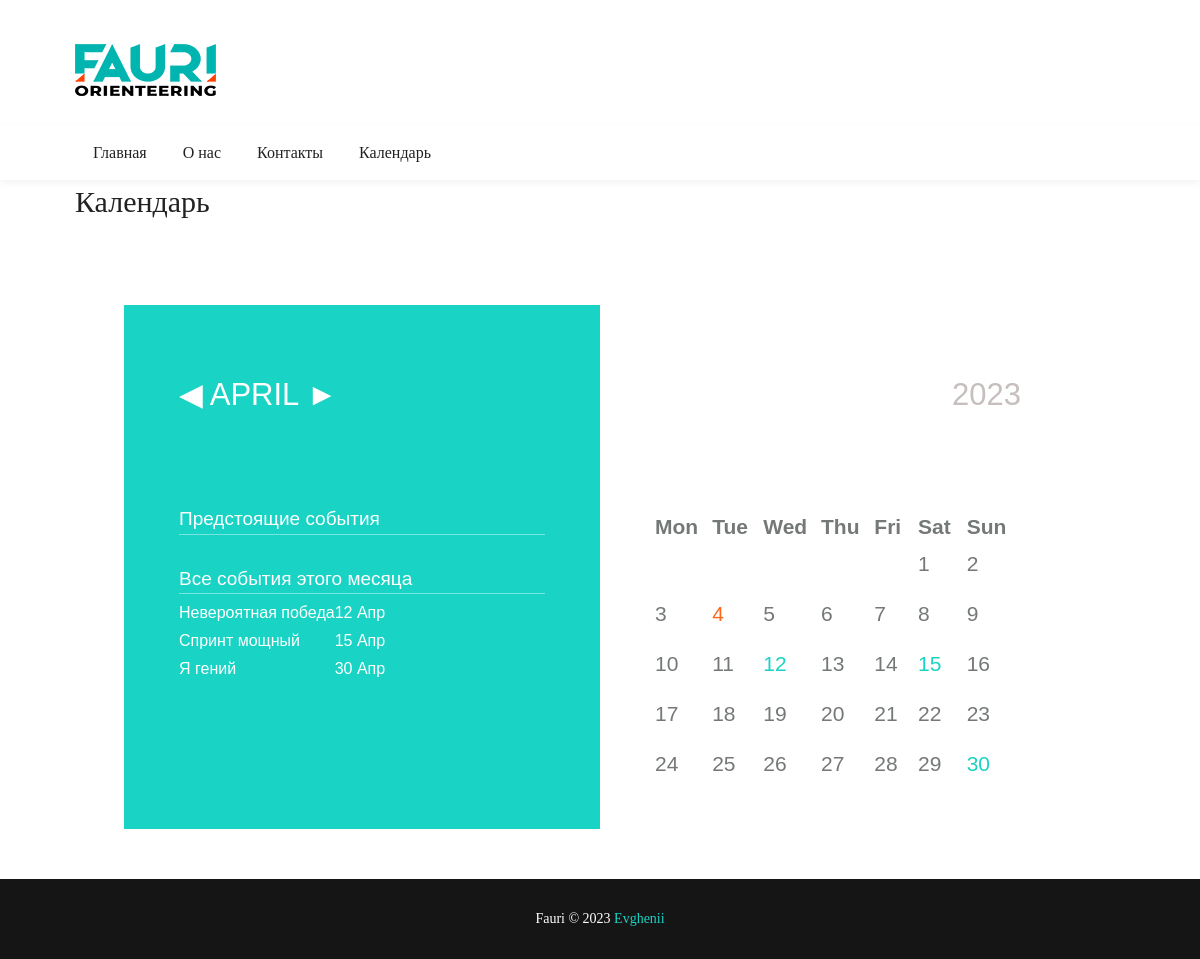
Page /calendars/?day__gte=2023-04-01 on the committed database.
### store/models.py (models this page shows, shortened)
class Event(models.Model):
    id = models.AutoField(primary_key=True)
    header = models.TextField(u'Заголовок', help_text=u'Обязательное поле', max_length=25)
    author = models.CharField(u'Автор новости', help_text=u'Обязательное поле', max_length=25, default='fauri')
    image = models.ImageField(u'Картинка', help_text=u'Обязательное поле', upload_to='media/')
    description = models.TextField(u'Описание', default="")
    day = models.DateField(u'Дата события', blank=True, null=True)
    start_time = models.TimeField(u'Время начала события', blank=True, null=True)
    end_time = models.TimeField(u'Время конца события ', help_text=u'Хотя бы примерное)', blank=True, null=True)
    creation_day = models.DateField(u'Дата создания ', help_text=u'Обязательное поле', default=datetime.date.today)
    class Meta:
        verbose_name = u'Событие'
        verbose_name_plural = u'События'

### store/views.py (the view)
# urls.py: path('calendars/', views.calendars, name='calendars'),
def calendars(request, extra_context=None):
    after_day = request.GET.get('day__gte', None)
    extra_context = extra_context or {}
    if not after_day:
        d = datetime.date.today()
    else:
        try:
            split_after_day = after_day.split('-')
            d = datetime.date(year=int(split_after_day[0]), month=int(split_after_day[1]), day=1)
        except:
            d = datetime.date.today()
    previous_month = datetime.date(year=d.year, month=d.month, day=1)  # find first day of current month
    previous_month = previous_month - datetime.timedelta(days=1)  # backs up a single day
    previous_month = datetime.date(year=previous_month.year, month=previous_month.month,
                                   day=1)  # find first day of previous month
    last_day = calendar.monthrange(d.year, d.month)
    next_month = datetime.date(year=d.year, month=d.month, day=last_day[1])  # find last day of current month
    next_month = next_month + datetime.timedelta(days=1)  # forward a single day
    next_month = datetime.date(year=next_month.year, month=next_month.month,
                               day=1)  # find first day of next month
    month_text = datetime.date(year=d.year, month=d.month, day=1)
    extra_context['previous_month'] = '?day__gte=' + str(previous_month)
    extra_context['next_month'] = '?day__gte=' + str(next_month)
    extra_context['year'] = str(month_text.year)
    extra_context['month'] = calendar.month_name[month_text.month]
    allevents = Event.objects.filter(day__isnull=False).filter(day__month=d.month).order_by('day')
    extra_context['allevents'] = allevents
    today = timezone.now().date()
    events = Event.objects.filter(day__isnull=False, day__month=d.month, day__gte=today).order_by('day')
    extra_context['events'] = events
    cal = MainCalendar()
    html_calendar = cal.formatmonth(d.year, d.month, withyear=True)
    html_calendar = html_calendar.replace('<td ', '<td  width="120" height="50"')
    extra_context['calendar'] = mark_safe(html_calendar)
    return render(request, 'calendars.html', extra_context)

### store/utils.py (called while the page is built)
    def formatday(self, day, weekday, events):
        events_from_day = events.filter(day__day=day)
        events_html = '<ul >''</ul>'
        current_day = datetime.datetime.now().day
        if day == 0:
            return '<td class="noday">&nbsp;</td>'  # day outside month
        else:
            if events_from_day:
                return '<td class="%s %s">%d%s</td>' % (self.cssclasses[weekday], 'event', day, events_html)
            elif day == current_day:
                return '<td class="%s %s">%d%s</td>' % (self.cssclasses[weekday], 'today', day, events_html)
            else:
                return '<td class="%s">%d%s</td>' % (self.cssclasses[weekday], day, events_html)

    def formatweek(self, theweek, events):
        s = ''.join(self.formatday(d, wd, events) for (d, wd) in theweek)
        return '<tr>%s</tr>' % s

    def formatmonth(self, theyear, themonth, withyear=True):
        events = Event.objects.filter(day__month=themonth)
        v = []
        a = v.append
        a('<table border="0" cellpadding="0" cellspacing="0" class="weekday">')
        a('\n')
        a(self.formatweekheader())
        a('\n')
        for week in self.monthdays2calendar(theyear, themonth):
            a(self.formatweek(week, events))
            a('\n')
        a('</table>')
        a('\n')
        return ''.join(v)

### templates/calendars.html (shortened to what this page needs)
{% extends 'base.html' %}
{% load static %}
{% block content %}
<html lang="ru">
<head>
	<link rel="stylesheet" type="text/css" href="{% static 'vendor/bootstrap/css/bootstrap.min.css' %}">
	<link rel="stylesheet" type="text/css" href="{% static 'fonts/font-awesome-4.7.0/css/font-awesome.min.css' %}">
	<link rel="stylesheet" type="text/css" href="{% static 'fonts/fontawesome-5.0.8/css/fontawesome-all.min.css' %}">
	<link rel="stylesheet" type="text/css" href="{% static 'fonts/iconic/css/material-design-iconic-font.min.css' %}">
	<link rel="stylesheet" type="text/css" href="{% static 'vendor/animate/animate.css' %}">
	<link rel="stylesheet" type="text/css" href="{% static 'vendor/css-hamburgers/hamburgers.min.css' %}">
	<link rel="stylesheet" type="text/css" href="{% static 'vendor/animsition/css/animsition.min.css' %}">
	<link rel="stylesheet" type="text/css" href="{% static 'css/util.min.css' %}">
	<link rel="stylesheet" type="text/css" href="{% static 'css/main.css' %}">
    <link rel="stylesheet" type="text/css" href="{% static 'css/calendar.css' %}">
</head>
<body class="animsition">
	<div class="container p-t-4 p-b-35">
		<h2 class="f1-l-1 cl2">
			Календарь
		</h2>
	</div>
	<section class="bg0">
		<div class="container">
			<div class="row m-rl--1">
				<div class="calendar spacefree">
					<div class="col leftCol">
						<div class="content">
							<h1 class="date"><a href={{ previous_month }}>&#9664;</a> {{month}} <a href={{ next_month }}>&#9658;</a></h1>
							<div class="notes">
								<table>
																	<p>Предстоящие события</p>
								</table>
								<table>
									<p>Вcе события этого месяца</p>
								{% for event in allevents %}
								<tr >
								<ul class="noteList">
									<td><li class="otstup"><a href="{% url 'single' event.id %}">{{ event.header }}</a></li></td>
									<td><li class="otstup"><a href="{% url 'single' event.id %}">{{ event.day|date:"d M" }}</a></li></td>
								</ul>
								</tr>
								{% endfor %}
								</table>
							</div>
						</div>
					</div>
					<div class="col rightCol">
						<div class="content">
							<h2 class="year">{{year}}</h2>
							<div>{{ calendar|safe }}</div>
						</div>
					</div>
				</div>
			</div>
		</div>
</section>
</body>
</html>
{% endblock content %}

### templates/base.html (shortened to what this page needs)
{% load static %}
<html lang="en">
	<link rel="stylesheet" type="text/css" href="{% static 'vendor/bootstrap/css/bootstrap.min.css' %}">
	<link rel="stylesheet" type="text/css" href="{% static 'fonts/fontawesome-5.0.8/css/fontawesome-all.min.css' %}">
	<link rel="stylesheet" type="text/css" href="{% static 'fonts/iconic/css/material-design-iconic-font.min.css' %}">
	<link rel="stylesheet" type="text/css" href="{% static 'vendor/animate/animate.css' %}">
	<link rel="stylesheet" type="text/css" href="{% static 'vendor/css-hamburgers/hamburgers.min.css' %}">
	<link rel="stylesheet" type="text/css" href="{% static 'vendor/animsition/css/animsition.min.css' %}">
	<link rel="stylesheet" type="text/css" href="{% static 'css/util.min.css' %}">
	<link rel="stylesheet" type="text/css" href="{% static 'css/main.css' %}">
<head>    <title>orienteering.com</title>   </head>
	<header>
			<div class="wrap-logo container">
				<div class="logo">
					<a href="{% url 'news' %}"><img src="{% static 'images/icons/logo-01.png' %}" alt="LOGO"></a>
				</div>
			</div>
			<div class="wrap-main-nav">
				<div class="main-nav">
					<nav class="menu-desktop">
						<ul class="main-menu">
							<li class="mega-menu-item">
								<a href="{% url 'news' %}">Главная</a>
							</li>
							<li class="mega-menu-item">
								<a href="{% url 'about' %}">О нас</a>
							</li>
							<li class="mega-menu-item">
								<a href="{% url 'contact' %}">Контакты</a>
							</li>
							<li class="mega-menu-item">
								<a href="{% url 'calendars' %}">Календарь</a>
							</li>
						</ul>
					</nav>
				</div>
			</div>
	</header>
{% block content %}{% endblock content %}
	<footer>
		<div class="bg11">
			<div class="container size-h-4 flex-c-c p-tb-15">
				<span class="f1-s-1 cl0 txt-center">
					Fauri © 2023 <a href="{% url 'news' %}" class="f1-s-1 cl10 hov-link1">Evghenii </a>
				</span>
			</div>
		</div>
	</footer>
</body>
</html>

### static/css/main.css (style rules this page uses)
.container { max-width: 1080px; }
.wrap-logo { display: -webkit-box; display: -webkit-flex; display: -moz-box; display: -ms-flexbox; display: flex; justify-content: space-between; align-items: center; height: 125px; padding-top: 25px; padding-bottom: 10px; }
.logo { width: 25%; height: 100%; display: -webkit-box; display: -webkit-flex; display: -moz-box; display: -ms-flexbox; display: flex; justify-content: flex-start; align-items: center; }
.logo img { max-width: 100%; max-height: 50%; }
.wrap-main-nav { width: 100%; height: 55px; z-index: 1000; position: relative; }
.main-nav { width: 100%; height: 55px; background-color: #fff; box-shadow: 0 3px 8px 0px rgba(0,0,0,0.05); -moz-box-shadow: 0 3px 8px 0px rgba(0,0,0,0.05); -webkit-box-shadow: 0 3px 8px 0px rgba(0,0,0,0.05); -o-box-shadow: 0 3px 8px 0px rgba(0,0,0,0.05); -ms-box-shadow: 0 3px 8px 0px rgba(0,0,0,0.05); -webkit-transform: translateY(0%); -moz-transform: translateY(0%); -ms-transform: translateY(0%); -o-transform: translateY(0%); transform: translateY(0%); }
.menu-desktop { max-width: calc(100% - 30px); width: 1050px; margin: 0 auto; height: 55px; position: relative; }
.main-menu { list-style-type: none; margin: 0; height: 100%; display: -webkit-box; display: -webkit-flex; display: -moz-box; display: -ms-flexbox; display: flex; align-items: center; }
.main-menu > li { height: 100%; position: relative; }
.main-menu > li > a { font-family: Roboto-Medium; font-size: 16px; line-height: 1.5; color: #222; position: relative; display: -webkit-box; display: -webkit-flex; display: -moz-box; display: -ms-flexbox; display: flex; align-items: center; height: 100%; padding: 5px 0px; margin: 0 18px; transition: all 0.3s; -o-transition: all 0.3s; -moz-transition: all 0.3s; -webkit-transition: all 0.3s; }
.main-menu > li > a::before { content: ""; display: block; position: absolute; width: calc(100% + 36px); height: 5px; bottom: 0; left: -18px; background-color: #e6e6e6; transition: all 0.3s; -webkit-transition: all 0.3s; -o-transition: all 0.3s; -moz-transition: all 0.3s; -webkit-transform: scaleX(0); -moz-transform: scaleX(0); -ms-transform: scaleX(0); -o-transform: scaleX(0); transform: scaleX(0); }
.main-menu > li.mega-menu-item { position: static; }
body { padding-right: 0px !important; }
.cl0 { color: #fff; }
.cl2 { color: #222; }
.cl10 { color: #19D3C5; }
.f1-s-1 { font-family: Roboto-Regular; font-size: 14px; line-height: 1.7; }
.f1-l-1 { font-family: Roboto-Medium; font-size: 30px; line-height: 1.2; }
.size-h-4 { min-height: 80px; }
.bg0 { background-color: #fff; }
.bg11 { background-color: #151515; }
.spacefree { padding: 50px; }
.otstup { margin-bottom: 10px; }

### static/css/calendar.css (style rules this page uses)
*,:active { outline: none; }
* { padding: 0px; margin: 0px; }
.calendar { border-radius: 4px; overflow: hidden; background-color: #ffffff; color: #333333; font-family: Helvetica, Arial, sans-serif; display: -webkit-box; display: -webkit-flex; display: -moz-box; display: -ms-flexbox; display: flex; justify-content: space-between; align-items: center; width: 100%; }
.calendar a { text-decoration: none; color: #ffffff; }
.calendar h1, .calendar h2 { font-weight: 300; font-size: 31px; line-height: 100px; text-transform: uppercase; margin: 0px 0px 20px 0px; }
.calendar .col { position: relative; float: left; height: 100%; }
.calendar .col .content { padding: 40px; }
.calendar ul { margin: 0px; }
.calendar .leftCol { width: 100%; background-color: #19D3C5; }
.calendar .notes p, .calendar .notes input, .calendar .noteList li { font-weight: 300; font-size: 19px; }
.calendar .notes p { border-bottom: solid 1px rgba(255,255,255,0.4); color: #ffffff; margin-bottom: 10px; margin-top: 20px; }
.calendar .leftCol h1 { color: #ffffff; margin-bottom: 60px; }
.calendar .rightCol { width: 70%; }
.calendar .rightCol h2 { color: #C7BEBE; text-align: right; margin-bottom: 70px; }
.calendar .weekday, .calendar .weekday { font-size: 21px; color: #747978; }
.calendar .event { color: #19D3C5; }
.calendar .today { color: #FF671D; }

### rows in the picture
Event: header "Невероятная победа", day "12 Апр"
Event: header "Спринт мощный", day "15 Апр"
Event: header "Я гений", day "30 Апр"

### other values in the picture
{{ month }} "APRIL"
{{ year }} "2023"
{{ calendar|safe }} "Mon Tue Wed Thu Fri Sat Sun 1 2 3 4 5 6 7 8 9 10 11 12 13 14 15 16 17 18 19 20 21 22 23 24 25 26 27 28 29 30"
